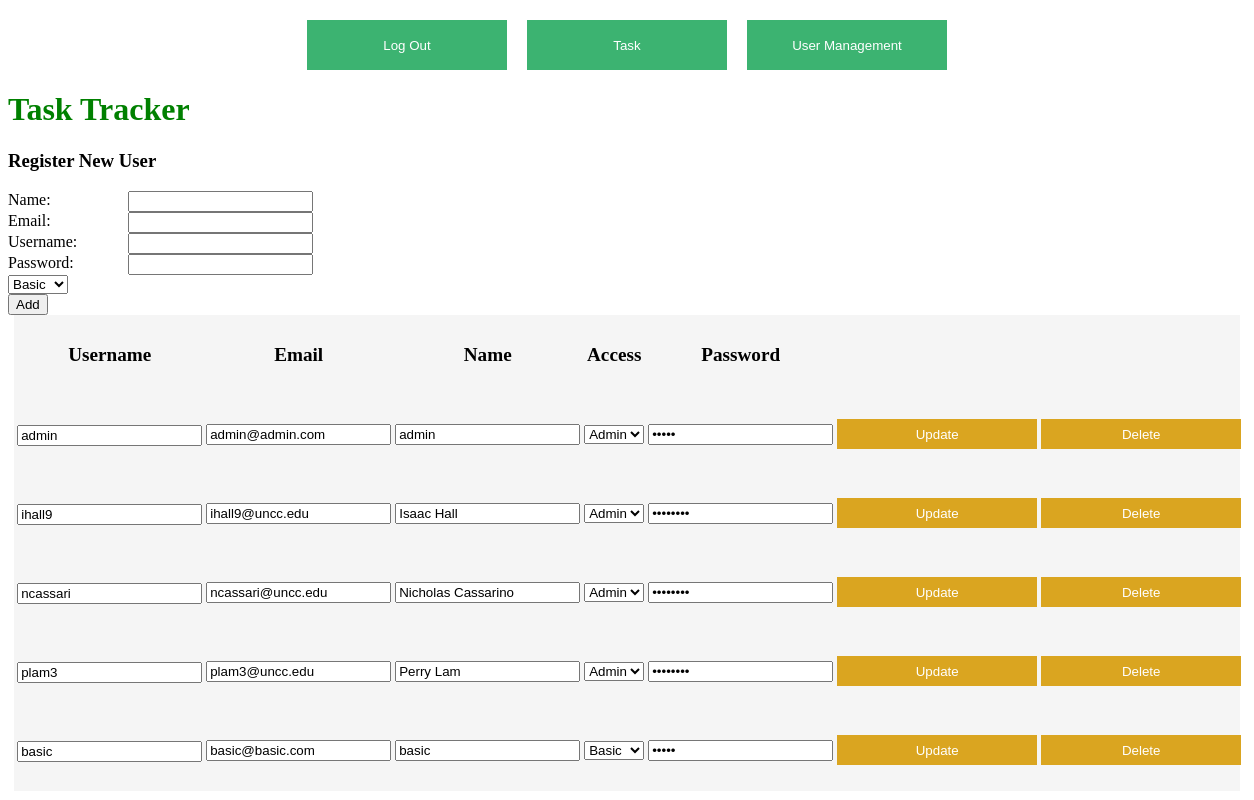
Page /ViewUsers (signed in) on the earlier database version.
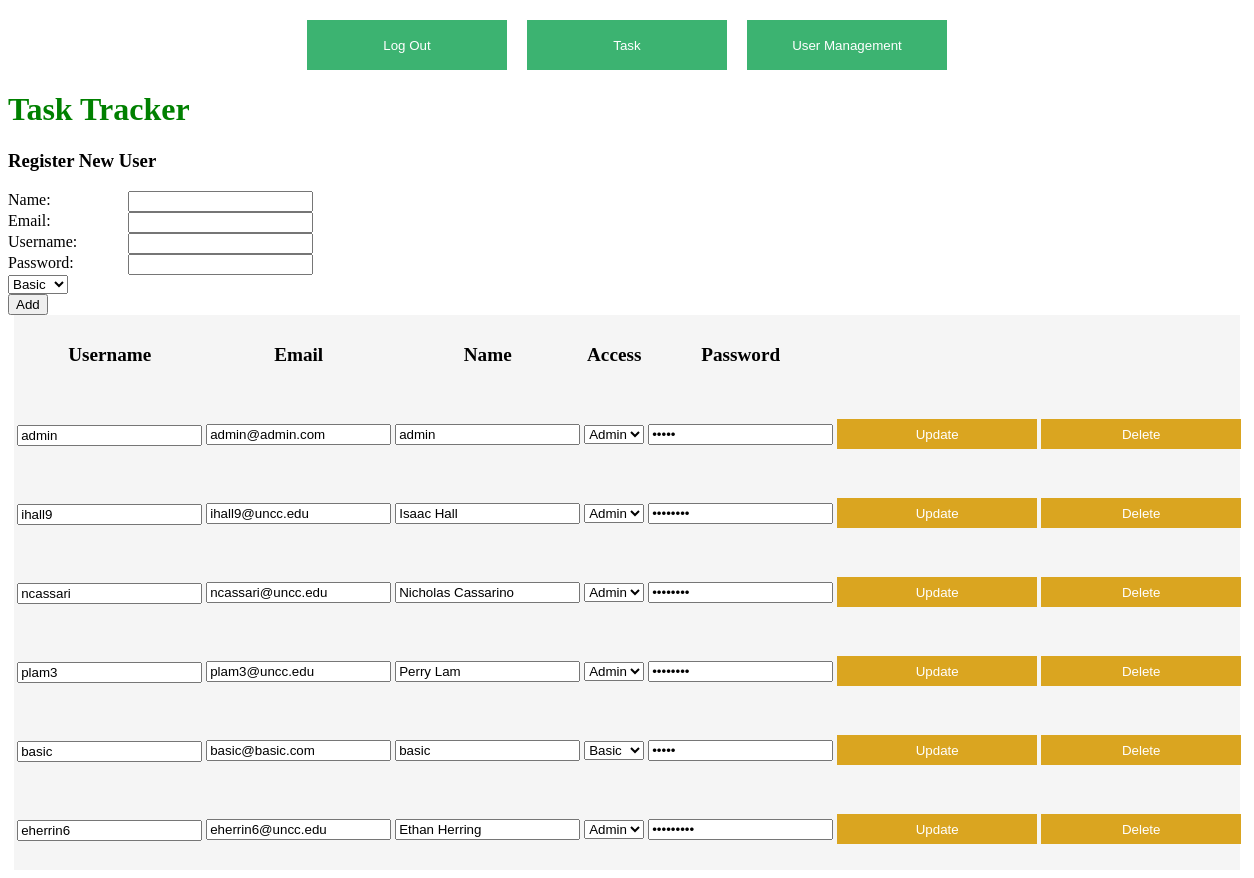
Same page on the later database version.
### models.py (models this page shows, shortened)
class User(db.Model):
    id = db.Column(db.Integer, primary_key=True)
    name = db.Column(db.String(4150))
    email = db.Column(db.String(4150), unique=True)
    username = db.Column(db.String(100), unique=True)
    password = db.Column(db.String(100))
    access = db.Column(db.Boolean)  # True if admin, False otherwise

### app.py (the view, shortened to what this page needs)
@app.route('/ViewUsers', methods=['GET', 'POST'])
def viewUsers():
    global user
    user_list = User.query.all()
    if user == User:
        return render_template('login.html', message="Please Log In To access this page")
    return render_template('ViewUsers.html', user_list=user_list, user=user)

### templates/ViewUsers.html (shortened to what this page needs)
<!DOCTYPE html>
<html lang="en">
<head>
    <link rel="stylesheet" href="./static/main.css">
</head>
<div class="top-contain">
    <a href="/logout">
        <button class="top-bar">Log Out</button>
    </a>
    <a href="/task">
        <button class="top-bar">Task</button>
    </a>
    <a href="/ViewUsers">
        <button class="top-bar">User Management</button>
    </a>
</div>
{% if user.access==1 %}
    <body>
    <h1>Task Tracker</h1>
    <form action="/ViewUsers" method="post">
        <div>
            <h3>Register New User</h3>
            <label>Name:</label>
            <input required type="text" name="name" value="{{ request.form['name'] }}">
            <br>
            <label>Email:</label>
            <input required type="text" name="email" value="{{ request.form['email'] }}">
            <br>
            <label>Username:</label>
            <input required type="text" name="username" value="{{ request.form['username'] }}">
            <br>
            <label>Password:</label>
            <input required type="text" name="password" value="{{ request.form['password'] }}">
            <br>
            <select name="access">
                <option value="0">Basic</option>
            </select>
            <br>
            <button type="submit">Add</button>
        </div>
    </form>
    <div class="todo">
        <table>
            <thead>
            <tr>
                <th>Username</th>
                <th>Email</th>
                <th>Name</th>
                <th>Access</th>
                <th>Password</th>
                <th></th>
                <th></th>
            </tr>
            </thead>
            <tbody>
            {% for user in user_list %}
                <tr>
                    <form action="/updateUser/{{ user.id }}" method="Post">
                        <td class="title"><input type="text" name="editUsername" value="{{ user.username }}"></td>
                        <td><input type="text" name="editEmail" value="{{ user.email }}"></td>
                        <td><input type="text" name="editName" value="{{ user.name }}"></td>
                        <td><select name="editAccess">{% if user.access == 0 %}
                            <option selected value="Basic">Basic</option>
                            <option value="Admin">Admin</option> {% elif user.access == 1 %}
                            <option selected value="Admin">Admin</option>{% endif %}"></select></td>
                        <td><input type="password" name="updatePass" value={{ user.password }}>
                        <td><a href="/updateUser/{{ user.id }}">
                            <button type="submit">Update</button>
                        </a></td>
                    </form>
                    <td><a href="/deleteUser/{{ user.id }}">
                        <button>Delete</button>
                    </a>
                    </td>
                </tr>
            {% endfor %}
            </tbody>
        </table>
    </div>
{% endif %}
</body>
</html>

### static/main.css (style rules this page uses)
h1 { color: green; }
label:not(.ex) { display: block; float: left; width: 120px; }
h3 { font-weight: bold; text-align: left; }
th { font-size: larger; height: 75px; width: 550px; }
td { height: 75px; }
td > a > button { width: 200px; height: 30px; background-color: goldenrod; border-style: none; color: white; }
a { text-decoration: none; }
.todo { text-align: center; background-color: whitesmoke; width: 99%; margin-left: auto; margin-right: auto; }
.title { font-weight: bold; font-size: larger; }
.top-bar { background-color: mediumseagreen; border-style: none; color: white; height: 50px; width: 200px; margin-right: 10px; margin-left: 10px; }
.top-contain { margin-top: 20px; display: flex; justify-content: center; }

Differences in the rows shown:
added User: editUsername "eherrin6", editEmail "eherrin6@uncc.edu", editName "Ethan Herring", editAccess "Admin"
